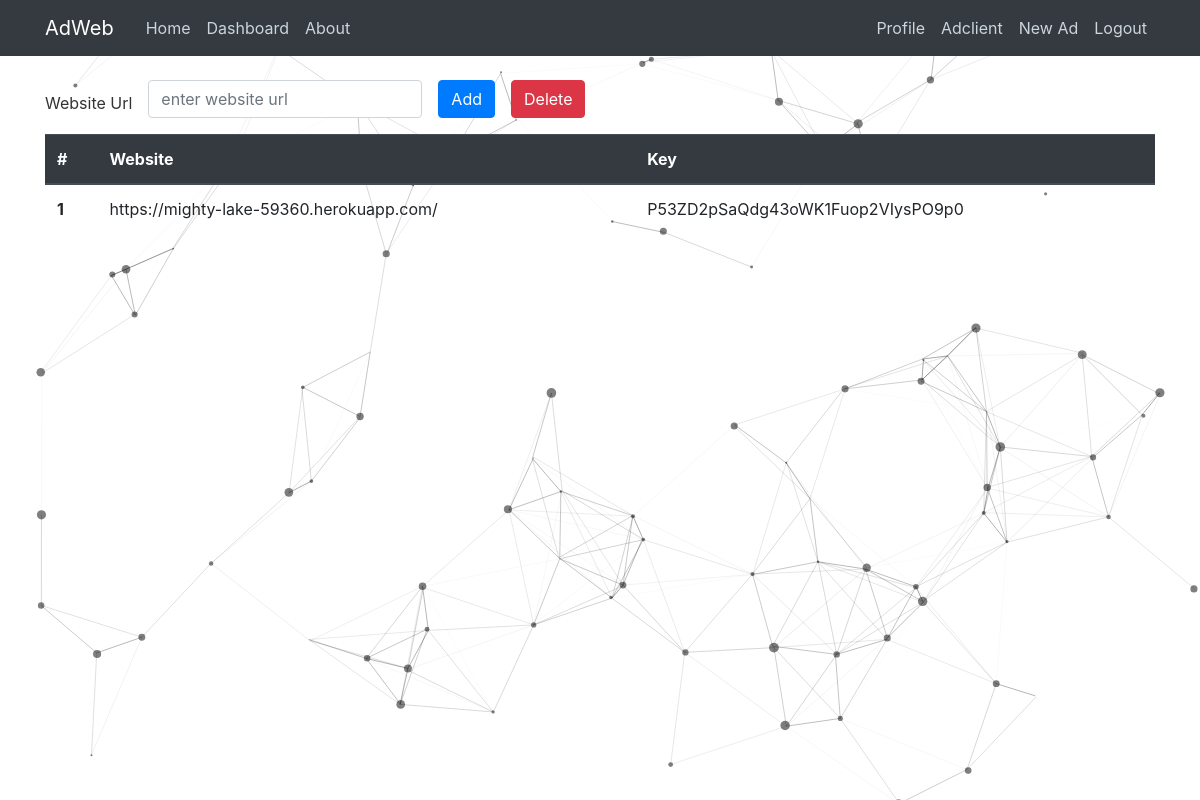
Screenshot of /adclient/ (signed in) with the database file from the repository.
### addisplay/models.py (models this page shows, shortened)
class Website(models.Model):
    user = models.ForeignKey(User, on_delete=models.CASCADE)
    url = models.URLField()
    userkey = models.CharField(max_length=32, default='0')

### addisplay/views.py (the view, shortened to what this page needs)
# urls.py: path('', views.register_website, name='register_website'),
@login_required
def register_website(request):
    user = request.user
    if user.profile.is_adclient:
        if request.method == 'GET':
            w = Website.objects.filter(user=user)
            return render(request, 'addisplay/website_key.html', context={'websites': w})

### addisplay/templates/addisplay/website_key.html (shortened to what this page needs)
{% extends 'adtool/base.html' %}
{% block content %}
    <form method="post" class="form-inline" name="action" value="table-form">
        <div class="form-group mb-2">
            <label for="websiteurl">Website Url</label>
            <input id="websiteurl" type="url" class="form-control mx-sm-3 mb-2" placeholder="enter website url" name="website-url" pattern="https://.*" required/>
            <button type="submit" class="btn btn-primary mr-sm-3 mb-2" name="btn" value="add">Add</button>
            <button type="submit" class="btn btn-danger mb-2" name="btn" value="delete">Delete</button>
        </div>
    </form>
    <table class="table table-hover">
        <thead class="thead-dark">
        <tr>
            <th scope="col">#</th>
            <th scope="col">Website</th>
            <th scope="col">Key</th>
        </tr>
        </thead>
        <tbody>
            {% if websites %}
            {% for website in websites %}
                <tr>
                    <th scope="row">{{ forloop.counter }}</th>
                    <td>{{ website.url }}</td>
                    <td>{{ website.userkey }}</td>
                </tr>
            {% endfor %}
            {% endif %}
        </tbody>
    </table>
{% endblock content %}

### adtool/static/adtool/style.css (style rules this page uses)
body { background: #fafafa; color: #333333; margin-top: 5rem; }

### rows the page displays
Website: url "https://mighty-lake-59360.herokuapp.com/", userkey "P53ZD2pSaQdg43oWK1Fuop2VIysPO9p0"
